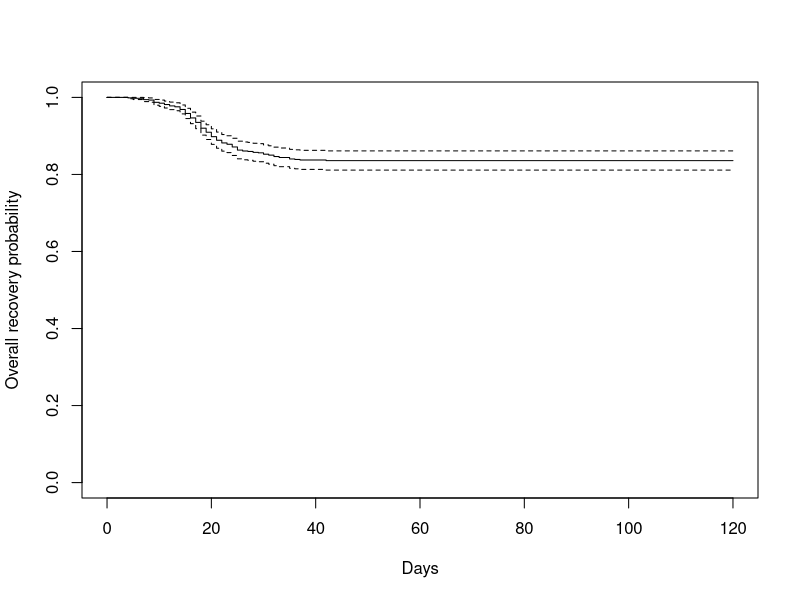
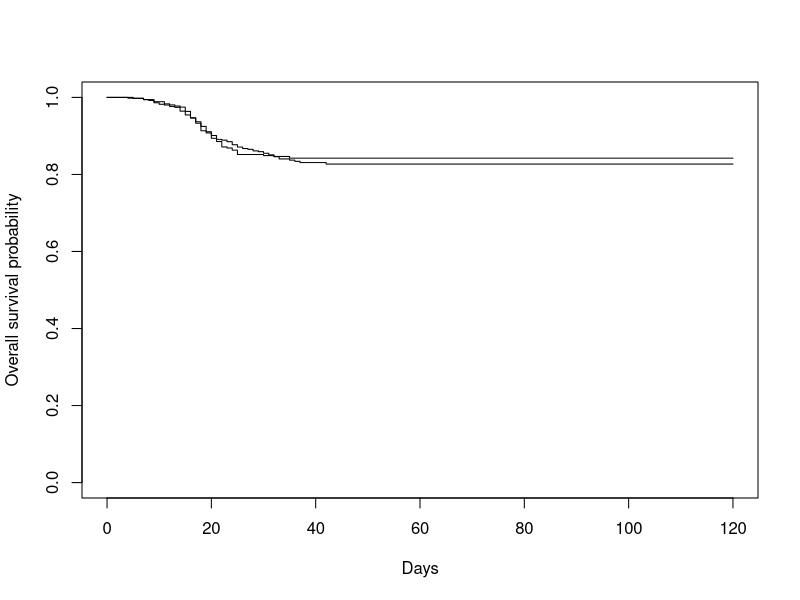

Here is the R script that generated these plots, in order: (Note: this script raises an error after producing the figures.)
library(survival) # for survival analysis
library(survminer) # Drawing Survival Curves using 'ggplot2'
library(lubridate) # for data manipulation
setwd("/Users/pranidhiprabhat/Desktop/MSA/Spring/PA/Final\ Project")
library(readxl)

# Data includes both recovery and death cases with death marked as 120 ( infinity)
df = read_excel("death_imputed_DeathAndRecovery.xlsx")
colnames(df)
head(df)

df$Recovery_Time[1:10]
df$RecoveryStatus[1:10]

data = Surv(df$Recovery_Time, df$RecoveryStatus)
data[133:154]

## KM plot for one group
plot(survfit(data ~ 1),xlab = "Days",ylab = "Overall recovery probability") 
# Survival Plot-yaxis: chance of not recovering after certain time period
# Now, we can see that the chance of not recovering after 30 days is above 80% & remains constant after that

out = survfit(data ~ 1)
out$time
out$n.event
out$n.censor
out$n.risk

KMdata = cbind(out$time,out$n.event,out$n.censor,out$n.risk)
colnames(KMdata) = c("time","n.event","n.censor","n.risk")
View(KMdata) #Imp-Read the table
dim(df)


## KM plot for two groups -i.e include some explanatory variables
plot(survfit(data ~ df$gender12),xlab = "Days",ylab = "Overall survival probability") #- survival curve calculation
ggsurvplot(survfit(data ~ df$gender12),data = df)
#No matter what is the cutoff for the time, Survival Probability for for female is always greater
#than the survival probability for male. i.e Death Rate for male is high
#This is a good visual check to see the significance between the two groups
#there is slight crossing in the beginning so we can't say which group has higher SP

## logrank test-statistical check to see if there is any systematic pattern btw gender & survaival probability

survdiff(data ~ df$gender12) 


## naive way:  
n = nrow(df)
sum(df$Recovery_Time[df$RecoveryStatus==2]<30) ## 44 dead by end of 30 days i.e. underestimation of death out of my sample
1-42/n ## 95.13% is the survial rate after 30 days ## i.e over-estimated survival rate by using naive way
table(df$RecoveryStatus)
#coz we don't get to observe death time for every individual coz there are some people who are censored
#i.e we don't get to observe their survival time

#Solution: Survival Curve Plot (See from X to Y)
summary(survfit(data ~ 1), times = 30.25) ## 30 days survival rate = 95.4%% which is equal to the naive way calculation because of the less sample data
#or we can extract the survival probability from the output and check in the data set
out = survfit(data ~ 1)

# or use  : use any one 
KMdata = cbind(out$time,out$n.event,out$n.censor,out$n.risk,out$surv)
colnames(KMdata) = c("time","n.event","n.censor","n.risk","recovery rate")
View(KMdata) # Read the table


######################################################
##
##  part II: cox regression model and hazard ratio - helps us to evaluate how a varaible will have an effect on the survival rate
##
########################################################

out2 = coxph(Surv(Recovery_Time, RecoveryStatus) ~ gender12, data = df)
out2
#firstly, p is low, so gender is very useful in terms of explaining the survival time which is the
#same conclusion we get by running the log rank test

# higher HR means faster the death/failure rate
# HR =0.3639 ration between hazard for female vs hazard for male
#Since .36 < 1 it means that the hazard for female is less than hazard for male
#Dying Rate for female is 0.36 times as that of male at any given time

ggforest(out2, data = df)

#Model Evaluation

#install.packages("tidyverse")
library("tidyverse")
#install.packages("purrr")
#require("purrr")
#require(dplyr)
## https://github.com/tidyverse/tibble/issue s/395
## Used for the dataset.
library(survival)
## Used for visualizaiton.
library(survminer)

## Plot
ggsurvplot(survfit(Surv(Recovery_Time, RecoveryStatus) ~ 1,data = df), risk.table = TRUE,break.time.by = 120)
